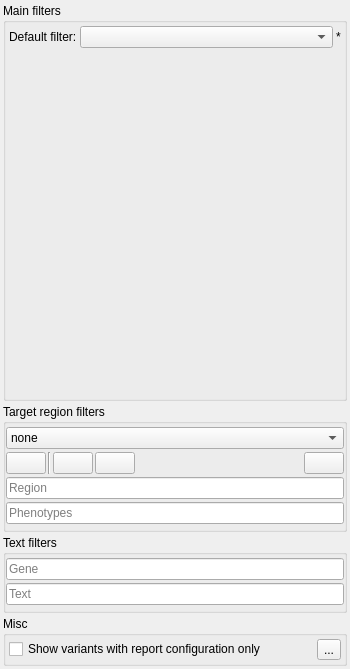
<?xml version="1.0" encoding="UTF-8"?>
<ui version="4.0">
 <class>FilterWidget</class>
 <widget class="QWidget" name="FilterWidget">
  <property name="geometry">
   <rect>
    <x>0</x>
    <y>0</y>
    <width>350</width>
    <height>669</height>
   </rect>
  </property>
  <property name="minimumSize">
   <size>
    <width>350</width>
    <height>500</height>
   </size>
  </property>
  <property name="windowTitle">
   <string>Filters</string>
  </property>
  <layout class="QVBoxLayout" name="verticalLayout_3">
   <property name="spacing">
    <number>3</number>
   </property>
   <property name="leftMargin">
    <number>3</number>
   </property>
   <property name="topMargin">
    <number>3</number>
   </property>
   <property name="rightMargin">
    <number>3</number>
   </property>
   <property name="bottomMargin">
    <number>3</number>
   </property>
   <item>
    <widget class="QGroupBox" name="groupBox">
     <property name="sizePolicy">
      <sizepolicy hsizetype="MinimumExpanding" vsizetype="MinimumExpanding">
       <horstretch>0</horstretch>
       <verstretch>0</verstretch>
      </sizepolicy>
     </property>
     <property name="toolTip">
      <string/>
     </property>
     <property name="title">
      <string>Main filters</string>
     </property>
     <property name="flat">
      <bool>true</bool>
     </property>
     <layout class="QVBoxLayout" name="verticalLayout">
      <property name="spacing">
       <number>3</number>
      </property>
      <property name="leftMargin">
       <number>3</number>
      </property>
      <property name="topMargin">
       <number>3</number>
      </property>
      <property name="rightMargin">
       <number>3</number>
      </property>
      <property name="bottomMargin">
       <number>3</number>
      </property>
      <item>
       <layout class="QHBoxLayout" name="horizontalLayout_3">
        <property name="spacing">
         <number>3</number>
        </property>
        <item>
         <widget class="QLabel" name="label_2">
          <property name="text">
           <string>Default filter:</string>
          </property>
         </widget>
        </item>
        <item>
         <widget class="QComboBox" name="filters">
          <property name="sizePolicy">
           <sizepolicy hsizetype="Expanding" vsizetype="Fixed">
            <horstretch>0</horstretch>
            <verstretch>0</verstretch>
           </sizepolicy>
          </property>
          <property name="maxVisibleItems">
           <number>20</number>
          </property>
         </widget>
        </item>
        <item>
         <widget class="QLabel" name="lab_modified">
          <property name="toolTip">
           <string>The filter was modified</string>
          </property>
          <property name="text">
           <string>*</string>
          </property>
         </widget>
        </item>
       </layout>
      </item>
      <item>
       <widget class="FilterCascadeWidget" name="cascade_widget" native="true">
        <property name="sizePolicy">
         <sizepolicy hsizetype="Expanding" vsizetype="Expanding">
          <horstretch>0</horstretch>
          <verstretch>0</verstretch>
         </sizepolicy>
        </property>
       </widget>
      </item>
     </layout>
    </widget>
   </item>
   <item>
    <widget class="QGroupBox" name="groupBox_2">
     <property name="title">
      <string>Target region filters</string>
     </property>
     <property name="flat">
      <bool>true</bool>
     </property>
     <layout class="QVBoxLayout" name="verticalLayout_2">
      <property name="spacing">
       <number>3</number>
      </property>
      <property name="leftMargin">
       <number>0</number>
      </property>
      <property name="topMargin">
       <number>3</number>
      </property>
      <property name="rightMargin">
       <number>0</number>
      </property>
      <property name="bottomMargin">
       <number>5</number>
      </property>
      <item>
       <widget class="QComboBox" name="roi">
        <property name="contextMenuPolicy">
         <enum>Qt::ActionsContextMenu</enum>
        </property>
        <property name="maxVisibleItems">
         <number>30</number>
        </property>
        <property name="insertPolicy">
         <enum>QComboBox::NoInsert</enum>
        </property>
        <property name="sizeAdjustPolicy">
         <enum>QComboBox::AdjustToMinimumContentsLength</enum>
        </property>
        <item>
         <property name="text">
          <string>none</string>
         </property>
        </item>
       </widget>
      </item>
      <item>
       <layout class="QHBoxLayout" name="horizontalLayout">
        <property name="spacing">
         <number>2</number>
        </property>
        <item>
         <widget class="QPushButton" name="roi_add_temp">
          <property name="toolTip">
           <string>&lt;html&gt;&lt;head/&gt;&lt;body&gt;&lt;p&gt;Add target region temporarily&lt;br/&gt;(until GSvar is closed)&lt;/p&gt;&lt;/body&gt;&lt;/html&gt;</string>
          </property>
          <property name="text">
           <string/>
          </property>
          <property name="icon">
           <iconset resource="GSvar.qrc">
            <normaloff>:/Icons/AddTemporary.png</normaloff>:/Icons/AddTemporary.png</iconset>
          </property>
         </widget>
        </item>
        <item>
         <widget class="Line" name="line_2">
          <property name="orientation">
           <enum>Qt::Vertical</enum>
          </property>
         </widget>
        </item>
        <item>
         <widget class="QPushButton" name="roi_add">
          <property name="toolTip">
           <string>Add target region permanently</string>
          </property>
          <property name="text">
           <string/>
          </property>
          <property name="icon">
           <iconset resource="GSvar.qrc">
            <normaloff>:/Icons/Add.png</normaloff>:/Icons/Add.png</iconset>
          </property>
         </widget>
        </item>
        <item>
         <widget class="QPushButton" name="roi_remove">
          <property name="toolTip">
           <string>Remove current target region permanently</string>
          </property>
          <property name="text">
           <string/>
          </property>
          <property name="icon">
           <iconset resource="GSvar.qrc">
            <normaloff>:/Icons/Remove.png</normaloff>:/Icons/Remove.png</iconset>
          </property>
         </widget>
        </item>
        <item>
         <spacer name="horizontalSpacer">
          <property name="orientation">
           <enum>Qt::Horizontal</enum>
          </property>
          <property name="sizeHint" stdset="0">
           <size>
            <width>5</width>
            <height>5</height>
           </size>
          </property>
         </spacer>
        </item>
        <item>
         <widget class="QLabel" name="gene_warning">
          <property name="sizePolicy">
           <sizepolicy hsizetype="Fixed" vsizetype="Fixed">
            <horstretch>0</horstretch>
            <verstretch>0</verstretch>
           </sizepolicy>
          </property>
          <property name="minimumSize">
           <size>
            <width>16</width>
            <height>16</height>
           </size>
          </property>
          <property name="maximumSize">
           <size>
            <width>16</width>
            <height>16</height>
           </size>
          </property>
          <property name="text">
           <string/>
          </property>
          <property name="pixmap">
           <pixmap resource="GSvar.qrc">:/Icons/Attention.png</pixmap>
          </property>
          <property name="scaledContents">
           <bool>true</bool>
          </property>
         </widget>
        </item>
        <item>
         <widget class="QPushButton" name="roi_details">
          <property name="toolTip">
           <string>&lt;html&gt;&lt;head/&gt;&lt;body&gt;&lt;p&gt;Show detail information about the selected target region.&lt;/p&gt;&lt;/body&gt;&lt;/html&gt;</string>
          </property>
          <property name="text">
           <string/>
          </property>
          <property name="icon">
           <iconset resource="GSvar.qrc">
            <normaloff>:/Icons/Info.png</normaloff>:/Icons/Info.png</iconset>
          </property>
         </widget>
        </item>
       </layout>
      </item>
      <item>
       <widget class="QLineEdit" name="region">
        <property name="toolTip">
         <string>&lt;html&gt;&lt;head/&gt;&lt;body&gt;&lt;p&gt;Single target region e.g. 'chr1:120611985-120612025' or 'chr1'&lt;br/&gt;&lt;br/&gt;Notes:&lt;br/&gt;- Press return to finish entering text!&lt;/p&gt;&lt;/body&gt;&lt;/html&gt;</string>
        </property>
        <property name="placeholderText">
         <string>Region</string>
        </property>
        <property name="clearButtonEnabled">
         <bool>true</bool>
        </property>
       </widget>
      </item>
      <item>
       <widget class="ClickableLineEdit" name="hpo_terms">
        <property name="contextMenuPolicy">
         <enum>Qt::CustomContextMenu</enum>
        </property>
        <property name="toolTip">
         <string>&lt;html&gt;&lt;head/&gt;&lt;body&gt;&lt;p&gt;This text is overwritten at runtime!&lt;/p&gt;&lt;/body&gt;&lt;/html&gt;</string>
        </property>
        <property name="readOnly">
         <bool>true</bool>
        </property>
        <property name="placeholderText">
         <string>Phenotypes</string>
        </property>
        <property name="clearButtonEnabled">
         <bool>false</bool>
        </property>
       </widget>
      </item>
     </layout>
    </widget>
   </item>
   <item>
    <widget class="QGroupBox" name="groupBox_4">
     <property name="title">
      <string>Text filters</string>
     </property>
     <property name="flat">
      <bool>true</bool>
     </property>
     <layout class="QVBoxLayout" name="verticalLayout_5">
      <property name="spacing">
       <number>3</number>
      </property>
      <property name="leftMargin">
       <number>0</number>
      </property>
      <property name="topMargin">
       <number>3</number>
      </property>
      <property name="rightMargin">
       <number>0</number>
      </property>
      <property name="bottomMargin">
       <number>5</number>
      </property>
      <item>
       <widget class="QLineEdit" name="gene">
        <property name="toolTip">
         <string>&lt;html&gt;&lt;head/&gt;&lt;body&gt;&lt;p&gt;Comma-separated list of gene names.&lt;br/&gt;&lt;br/&gt;Notes:&lt;br/&gt;- You can use '*' as a wildcard. &lt;br/&gt;- Press return to finish entering text.&lt;/p&gt;&lt;/body&gt;&lt;/html&gt;</string>
        </property>
        <property name="placeholderText">
         <string>Gene</string>
        </property>
        <property name="clearButtonEnabled">
         <bool>true</bool>
        </property>
       </widget>
      </item>
      <item>
       <widget class="QLineEdit" name="text">
        <property name="toolTip">
         <string>&lt;html&gt;&lt;head/&gt;&lt;body&gt;&lt;p&gt;Text filter using all annotation columns (case-insensitive).&lt;br/&gt;&lt;br/&gt;Notes:&lt;br/&gt;- Press return to finish entering text.&lt;/p&gt;&lt;/body&gt;&lt;/html&gt;</string>
        </property>
        <property name="text">
         <string/>
        </property>
        <property name="placeholderText">
         <string>Text</string>
        </property>
        <property name="clearButtonEnabled">
         <bool>true</bool>
        </property>
       </widget>
      </item>
     </layout>
    </widget>
   </item>
   <item>
    <widget class="QGroupBox" name="groupBox_3">
     <property name="title">
      <string>Misc</string>
     </property>
     <property name="flat">
      <bool>true</bool>
     </property>
     <layout class="QGridLayout" name="gridLayout">
      <property name="leftMargin">
       <number>3</number>
      </property>
      <property name="topMargin">
       <number>3</number>
      </property>
      <property name="rightMargin">
       <number>3</number>
      </property>
      <property name="bottomMargin">
       <number>3</number>
      </property>
      <property name="spacing">
       <number>3</number>
      </property>
      <item row="0" column="0">
       <widget class="QCheckBox" name="report_config">
        <property name="text">
         <string>Show variants with report configuration only</string>
        </property>
        <property name="tristate">
         <bool>false</bool>
        </property>
       </widget>
      </item>
      <item row="0" column="1">
       <widget class="QToolButton" name="clearn_btn">
        <property name="text">
         <string>...</string>
        </property>
        <property name="icon">
         <iconset resource="GSvar.qrc">
          <normaloff>:/Icons/Filter_clear.png</normaloff>:/Icons/Filter_clear.png</iconset>
        </property>
        <property name="popupMode">
         <enum>QToolButton::InstantPopup</enum>
        </property>
       </widget>
      </item>
     </layout>
    </widget>
   </item>
  </layout>
 </widget>
 <customwidgets>
  <customwidget>
   <class>ClickableLineEdit</class>
   <extends>QLineEdit</extends>
   <header>ClickableLineEdit.h</header>
  </customwidget>
  <customwidget>
   <class>FilterCascadeWidget</class>
   <extends>QWidget</extends>
   <header>FilterCascadeWidget.h</header>
   <container>1</container>
  </customwidget>
 </customwidgets>
 <resources>
  <include location="GSvar.qrc"/>
 </resources>
 <connections/>
</ui>
